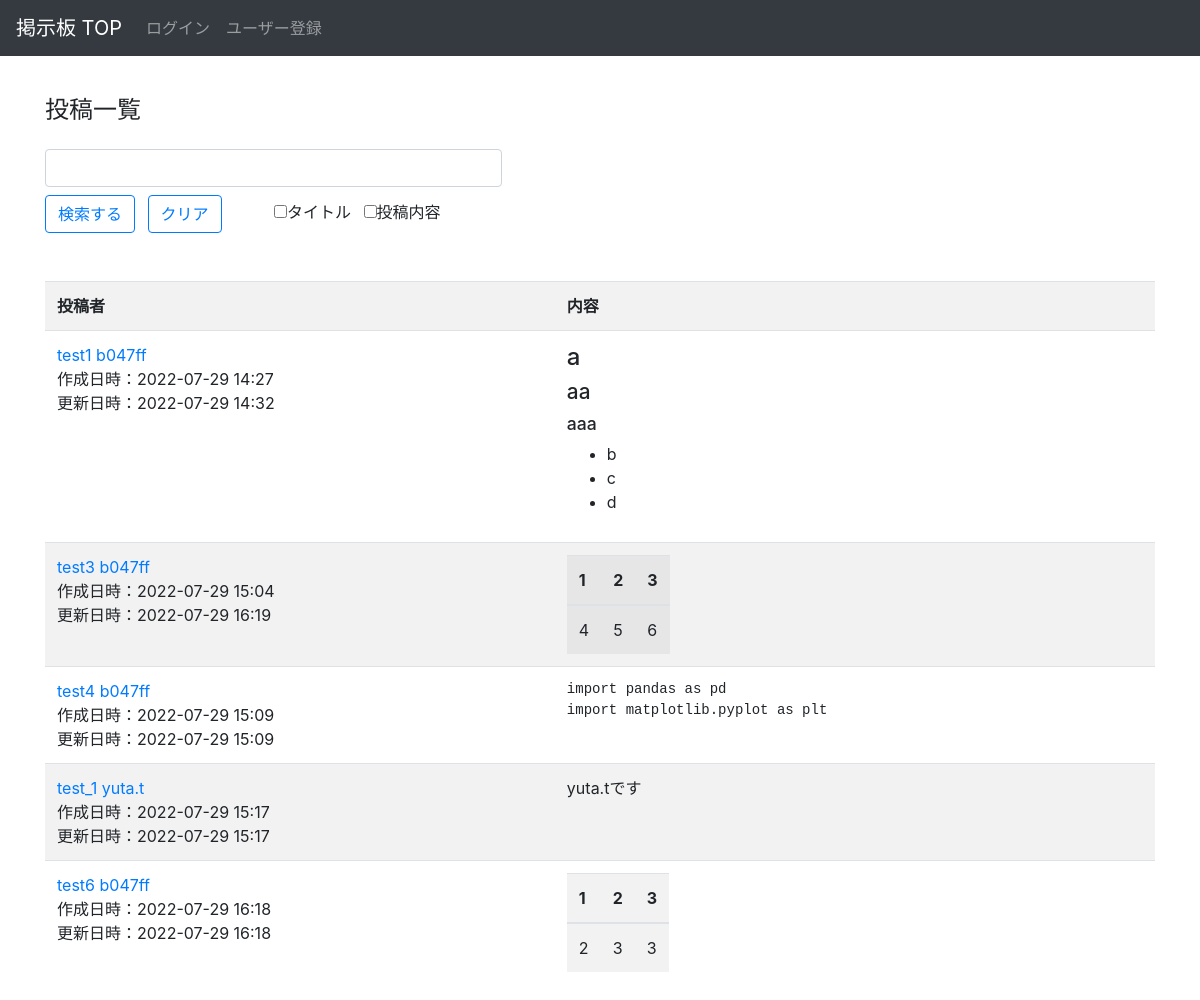
Page /bbs/ on the earlier database version.
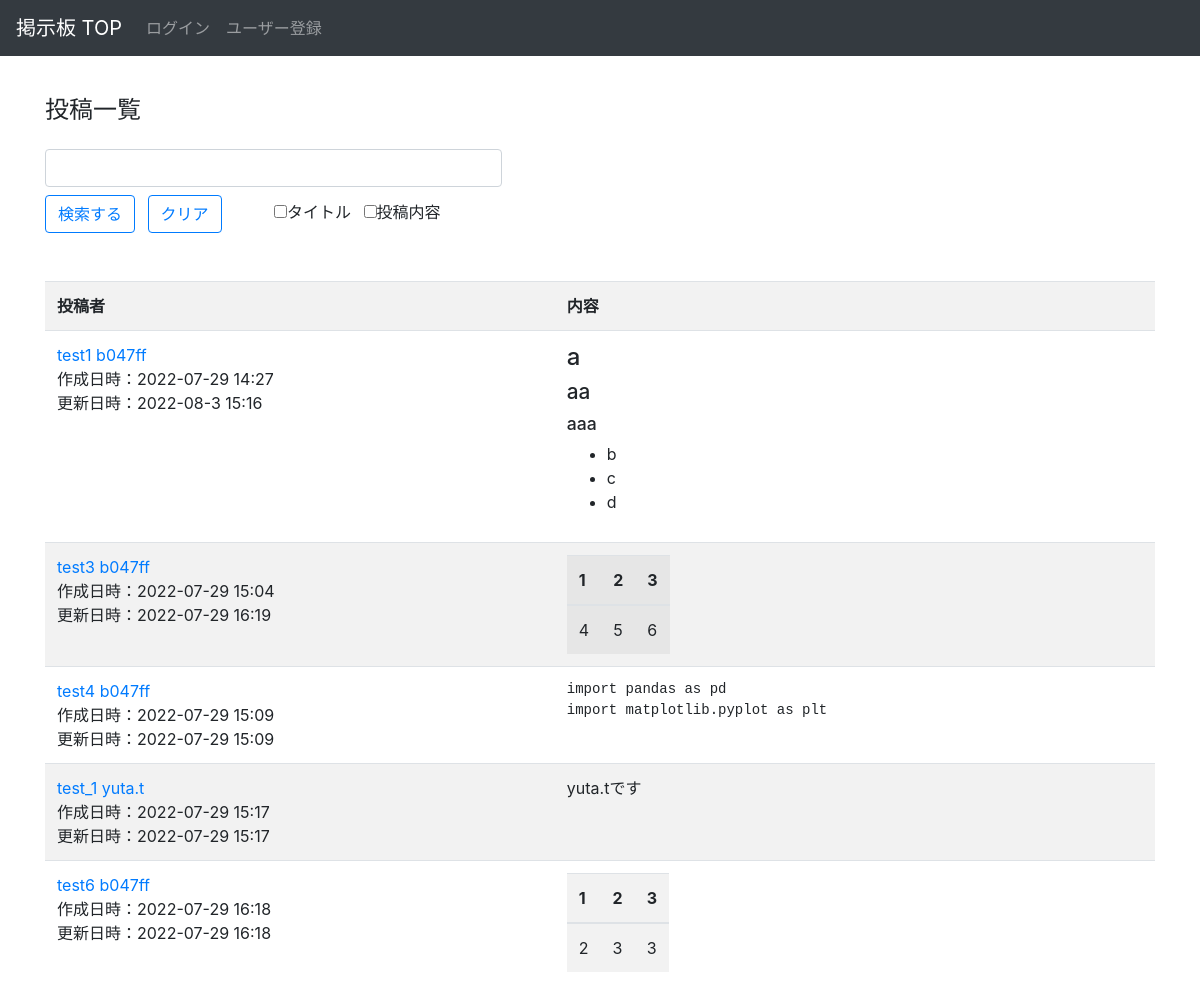
Same page on the later database version.
### bbs/models.py (models this page shows, shortened)
class Article(models.Model):
    title = models.CharField(max_length = 200)
    content = MDTextField(max_length=1000) # 変更
    author = models.ForeignKey(
        'auth.User',
        on_delete = models.CASCADE,
    )
    created_at = models.DateTimeField(auto_now_add=True)
    updated_at = models.DateTimeField(auto_now=True)

### bbs/views.py (the view)
# urls.py: path('', views.IndexView.as_view(), name='index'),
class IndexView(generic.ListView):
    def get_queryset(self):
        q_word = self.request.GET.get('query')
        selected_title = self.request.GET.get('title')
        selected_article = self.request.GET.get('article')
        if q_word:
            if selected_title and selected_article:
                object_list = Article.objects.filter(
                    Q(title__icontains=q_word) | Q(content__icontains=q_word))
            elif selected_title:
                object_list = Article.objects.filter(Q(title__icontains=q_word))
            else: # 投稿内容のみ、または両方ともチェックされていない場合は投稿内容のみを検索する
                object_list = Article.objects.filter(Q(content__icontains=q_word))
        else:
            object_list = Article.objects.all()
        return object_list

### bbs/templatetags/markdown_extras.py (called while the page is built)
@register.filter()
@stringfilter
def markdown(value):
    return md.markdown(value, extensions=['markdown.extensions.fenced_code', 'tables', 'toc', 'nl2br'])

### bbs/templates/bbs/article_list.html (shortened to what this page needs)
{% extends 'layout.html' %}
{% load markdown_extras %}
{% block content %}
    <h1 class="mt-3 mb-4">投稿一覧</h1>
    <form action="" method="get" class="mb-5">
        <div class = "form-row">
            <div class = "col-5">
                <input name="query" value="{{ request.GET.query }}" type="text" class ="form-control">
                <div class = "mt-2">
                    <button type="submit" class='submit btn btn-outline-primary'>検索する</button>
                    <a href="./" class='submit btn btn-outline-primary ml-2'>クリア</a>
                    <input type="checkbox" name="title" value="1" class = "ml-5">タイトル
                    <input type="checkbox" name="article" value="1" class = "ml-2">投稿内容
                </div>
            </div>
        </div>
    </form>
    <table class='table table-striped table-hover'>
        <tr>
            <th>投稿者</th>
            <th>内容</th>
        </tr>
        {% for article in object_list %}
        <tr>
            <td>
                <a href='{% url "bbs:detail" article.pk %}'>{{ article.title }} {{ article.author }}</a><br>
                作成日時：{{ article.created_at|date:"Y-m-j H:i" }}<br>
                更新日時：{{ article.updated_at|date:"Y-m-j H:i" }}
            </td>
            <td>{{ article.content|markdown|safe }}</td>
        </tr>
        {% endfor %}
    </table>
{% endblock %}

Differences in the rows shown:
changed Article "a aa aaa b c d": updated_at "2022-07-29 14:32" → "2022-08-3 15:16"
